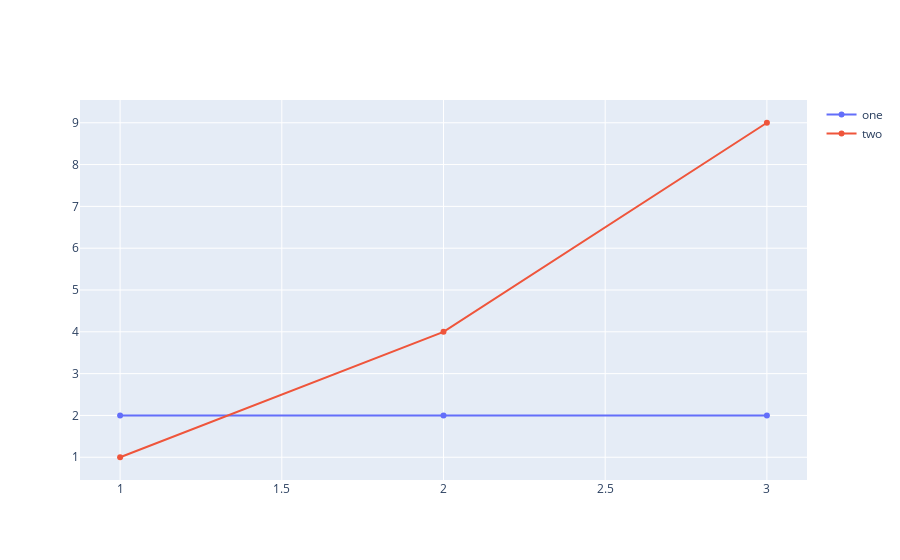

Notebook code for this chart:
### Code cell
import plotly.graph_objects as go

fig = go.Figure()
x = go.Scatter(
    x=[1, 2, 3],
    y=[2, 2, 2],
    name='one'
)
x = fig.add_trace(x)

fig.add_trace(go.Scatter(
    x=[1, 2, 3],
    y=[1, 4, 9],
    name='two'
))

fig.show()

### Figure 1 — Plotly figure (JSON) as saved in the notebook; plotly's stock layout.template omitted (floating-point values rounded to 4 significant figures)
{"data": [{"name": "one", "x": [1, 2, 3], "y": [2, 2, 2], "type": "scatter"}, {"name": "two", "x": [1, 2, 3], "y": [1, 4, 9], "type": "scatter"}], "layout": {}}
